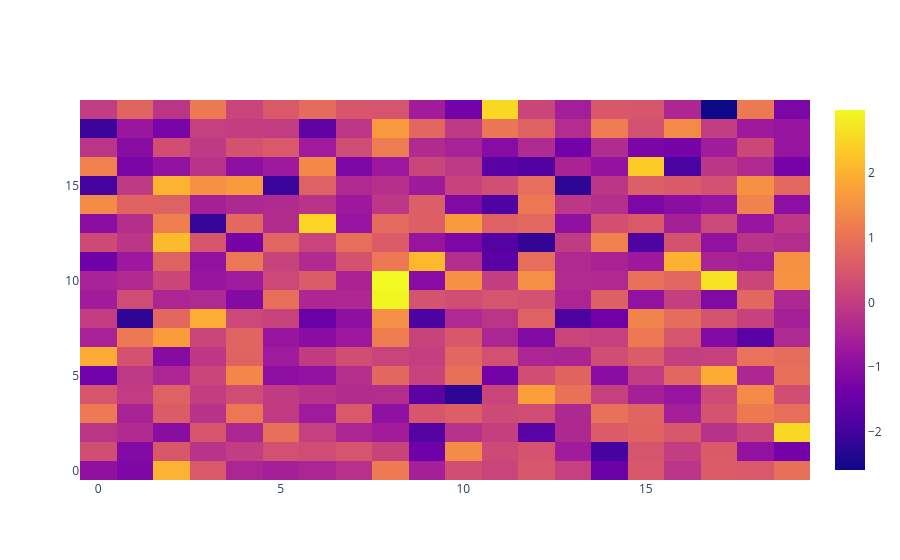

This figure's notebook cell:
### Code cell
# heatmaps in plotly

data = np.random.randn(20, 20)
heatmap = go.Heatmap(z=data)

fig = go.Figure(data=heatmap)
fig.show()

### Figure 1 — Plotly figure (JSON) as saved in the notebook; plotly's stock layout.template omitted (floating-point values rounded to 4 significant figures; data arrays with more than 128 entries replaced by an {"elided": "..."} marker saying what was removed)
{"data": [{"type": "heatmap", "z": {"elided": "20x20 float values"}}], "layout": {}}
